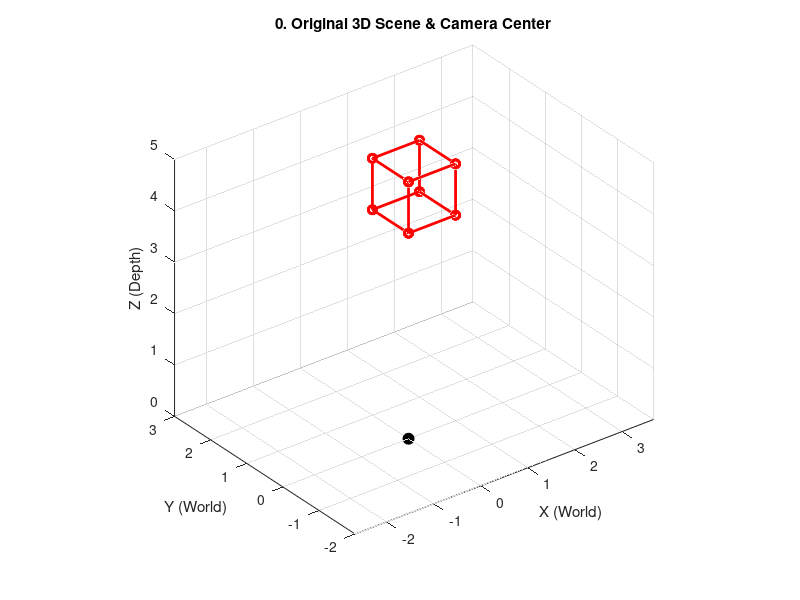
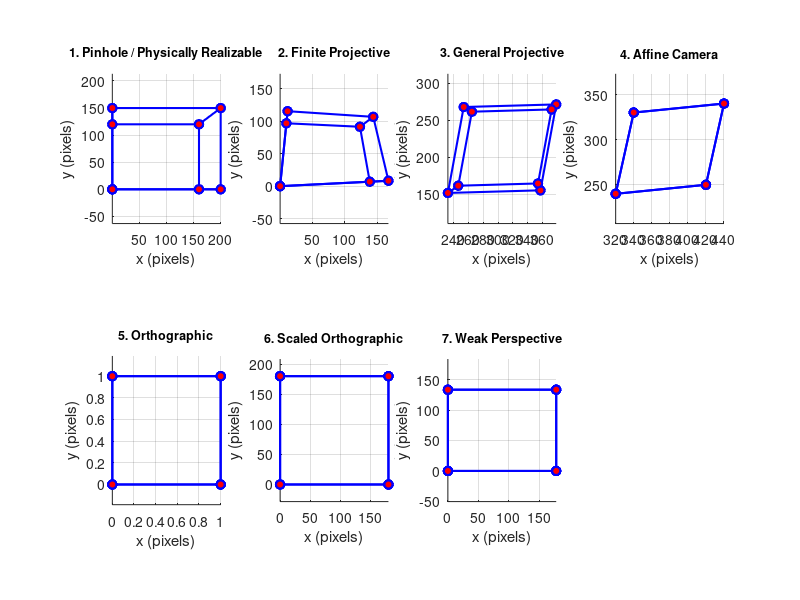

These figures' MATLAB source, in order:
% Central Projection Camera Hierarchy Demo
% CMAI 480 Computer Vision

clc; clear; close all;

%% 1. Define a 3D Scene Object (Unit Cube)
% Define 8 vertices of a 3D cube in homogeneous coordinates [X; Y; Z; 1]
vertices_3D = [
    0 1 1 0 0 1 1 0; % X
    0 0 1 1 0 0 1 1; % Y
    4 4 4 4 5 5 5 5; % Z (placed in front of the camera)
    1 1 1 1 1 1 1 1  % Homogeneous scale factor
];

% Cube edges connecting the 8 vertices
edges = [1 2; 2 3; 3 4; 4 1; 5 6; 6 7; 7 8; 8 5; 1 5; 2 6; 3 7; 4 8];

%% 2. Define Shared Calibration Parameters
% Intrinsic matrix K (focal lengths fx, fy, principal point x0, y0, skew s)
fx = 800; fy = 600; 
%x0 = 320; y0 = 240; 
x0 = 0; y0 = 0; 
s = 0;
K = [fx  s x0;
      0 fy y0;
      0  0  1]; % Upper-triangular, non-singular

% Extrinsic matrix [R | t] (Identity rotation, zero translation for simplicity)
R = eye(3);
t = [0; 0; 0];
Rt = [R, t];

%% 3. Camera Projection Matrix Definitions

% A. Pinhole / Physically Realizable Camera: P = K * [R | t]
P_pinhole = K * Rt

% B. Finite Projective Camera: Rank(M) = 3 where P = [M | p4]
% Applies an additional projective distortion matrix
H_proj = [1     0.1     0.2;
          0.05  1       0.1;
          0.001 0.002   1]; 
P_finite = H_proj * P_pinhole 

% C. General Projective Camera: Rank(P) = 3
% A general 3x4 matrix with full rank
P_general = [700    120     300     100;
             20     650     200     50;
             0.001  0.002   0.9     2]

% D. Affine Camera: Last row is [0, 0, 0, 1]
P_affine = [100 20 0  320;
            10 90  0  240;
             0  0  0   1]

% E. True Orthographic Camera: Direct parallel projection without scaling
P_ortho = [ 1 0 0 0; 
            0 1 0 0; 
            0 0 0 1]


% F. Scaled Orthographic Camera: Uniform scale factor 's_ortho'
s_ortho = 180;
K_scaled = [s_ortho   0         x0;
            0       s_ortho     y0;
            0         0         1]; 
P_scaled_ortho = K_scaled * [Rt(1:2,:); 
                             0 0 0 1 ]
% P_scaled_ortho = [s_ortho   0       0   x0; 
%                   0        s_ortho  0   y0; 
%                   0         0       0   1];

% G. Weak Perspective Camera: Approximation assuming scene depth Z ~ Z0
Z0 = 4.5; % Average depth
K_weak = [fx/Z0   0    x0;
            0   fy/Z0  y0;
            0     0     1]; 
P_weak = K_weak * [Rt(1:2,:); 
                    0 0 0 1 ]

%% 4. Plot Projections Side-by-Side

figure('Name', '3D World Scene');
% 3D Original World Scene
hold on; grid on; axis equal;
for e = 1:size(edges, 1)
    plot3(vertices_3D(1, edges(e,:)), vertices_3D(2, edges(e,:)), vertices_3D(3, edges(e,:)), 'r-o', 'LineWidth', 2);
end
plot3(0, 0, 0, 'ko', 'MarkerFaceColor', 'k', 'MarkerSize', 8); % Camera origin center
xlabel('X (World)'); ylabel('Y (World)'); zlabel('Z (Depth)');
title('0. Original 3D Scene & Camera Center');
view(3); rotate3d on;
hold off;

cameras = {
    P_pinhole, '1. Pinhole / Physically Realizable';
    P_finite, '2. Finite Projective';
    P_general, '3. General Projective';
    P_affine, '4. Affine Camera';
    P_ortho, '5. Orthographic';
    P_scaled_ortho, '6. Scaled Orthographic';
    P_weak, '7. Weak Perspective'
};

figure('Name', 'Central Projection Camera Hierarchy', 'Position', [100 100 1200 700]);

for i = 1:size(cameras, 1)
    P = cameras{i, 1};
    title_str = cameras{i, 2};
    
    % Perform Camera Projection: x_2D = P * X_3D
    pts_2D_hom = P * vertices_3D;
    
    % Convert from Homogeneous to Cartesian coordinates (divide by 3rd row)
    pts_2D = pts_2D_hom(1:2, :) ./ pts_2D_hom(3, :);
    
    % Plot 2D image plane wireframe
    subplot(2, 4, i);
    hold on; grid on; axis equal;
    for e = 1:size(edges, 1)
        p1 = pts_2D(:, edges(e, 1));
        p2 = pts_2D(:, edges(e, 2));
        plot([p1(1) p2(1)], [p1(2) p2(2)], 'b-o', 'LineWidth', 1.5, 'MarkerFaceColor', 'r');
    end
    title(title_str, 'FontSize', 9);
    xlabel('x (pixels)'); ylabel('y (pixels)');
end
